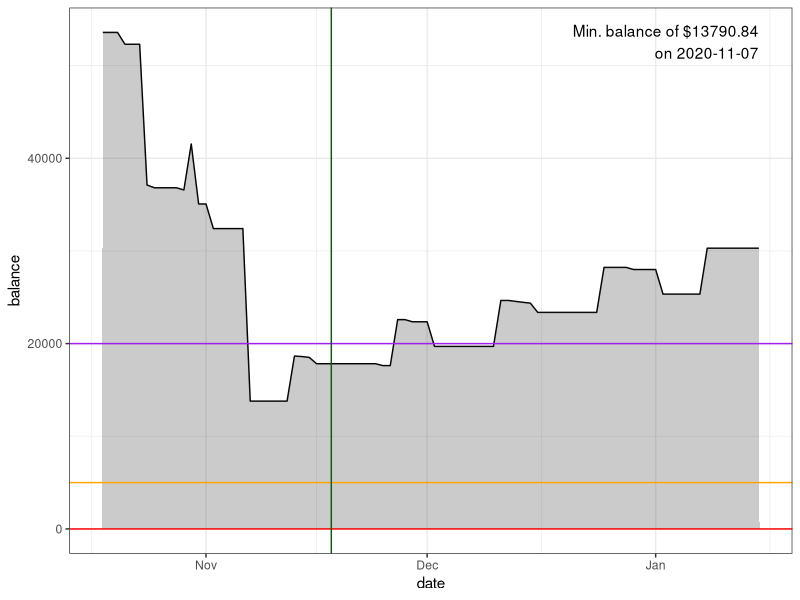

Here is the R script that generated this plot:
library(ggplot2)

rm(list = ls())

balance.current = 42281.39 + 11296.46
date.current = as.Date("2020-10-18") # Whatever date above balance is current as of

paycheck = function(date){
  last.paydate = as.Date("2020-10-01")
  if (as.numeric(date - last.paydate) %% 14 == 0){
    return(2480 * 2)
  } else{
    return(0)
  }
}
existing.credit.card = function(date){
  # As of 2020/10/05
  payment = switch(as.character(date),
                   "2020-10-20" = 1278.14, # SLFCU card existing charges + any new charges between 2020/10/05 and 2020/10/20 (leaving latter as zero and putting all to new Citi charges)
                   0)
  return(payment)
}
projected.credit.card = function(date){
  # This should include all non-utility purchases; e.g., groceries, fun, other purchases
  # Should include all Citi charges after 2020/09/18 and all SLFCU charges after 2020/10/20
  payment = switch(as.character(date),
                   "2020-11-15" = 687.14, # Citi card ending 2020/10/18
                   "2020-12-15" = 1000, # Citi card ending 2020/11/18
                   "2020-11-20" = 0, # SLFCU card ending 2020/11/20
                   "2020-12-20" = 0, # SLFCU card ending 2020/12/20
                   0)
  return(payment)
}
mortgage = function(date){
  payment = switch(as.character(date),
                   "2020-11-01" = 2656,
                   "2020-12-01" = 2656,
                   "2021-01-01" = 2656,
                   0)
  return(payment)
}
water.bill = function(date){
  payment = switch(as.character(date),
                   "2020-10-24" = 300,
                   "2020-11-24" = 200,
                   "2020-12-24" = 100,
                   0)
  return(payment)
}
electric.bill = function(date){
  payment = switch(as.character(date),
                   "2020-11-12" = 100,
                   "2020-12-12" = 100,
                   0)
  return(payment)
}
gas.bill = function(date){
  payment = switch(as.character(date),
                   "2020-11-13" = 50,
                   "2020-12-13" = 100,
                   0)
  return(payment)
}
verizon.bill = function(date){
  payment = switch(as.character(date),
                   "2020-10-28" = 234,
                   "2020-11-28" = 234,
                   "2020-12-28" = 234,
                   0)
  return(payment)
}
comcast.bill = function(date){
  payment = switch(as.character(date),
                   "2020-10-14" = 90,
                   "2020-11-14" = 90,
                   "2020-12-14" = 90,
                   0)
  return(payment)
}
remodel.bill = function(date){
  payment = switch(as.character(date),
                   "2020-10-23" = 15187.96,
                   "2020-10-30" = 6472.73,
                   "2020-11-06" = 1618.18 + 17000,
                   0)
  return(payment)
}

# Calculating running balance
balance = balance.current
date = date.current
end.date = as.Date("2021-01-15")

balance.history = balance
date.history = date

while (date < end.date){
  new.balance = balance +
    paycheck(date) - 
    existing.credit.card(date) -
    projected.credit.card(date) -
    mortgage(date) - 
    water.bill(date) -
    electric.bill(date) -
    gas.bill(date) -
    verizon.bill(date) -
    comcast.bill(date) -
    remodel.bill(date)
  new.date = date + 1
  
  balance.history = c(balance.history, new.balance)
  date.history = c(date.history, new.date)
  
  balance = new.balance
  date = new.date
}

plot.df = data.frame(date = date.history, balance = balance.history)
ggplot(plot.df, aes(date, balance)) + 
  geom_line() +
  geom_area(alpha = 0.25) +
  geom_hline(yintercept = 0, color = "red") +
  geom_hline(yintercept = 5000, color = "orange") +
  geom_hline(yintercept = 20000, color = "purple") +
  geom_vline(xintercept = as.Date("2020-11-18"), color = "dark green") +
  annotate(geom = "text",
           label = paste0("Min. balance of $", min(balance.history), "\non ", date.history[which.min(balance.history)]),
           x = max(date.history), y = Inf, hjust = 1, vjust = 1.5) +
  theme_bw()
